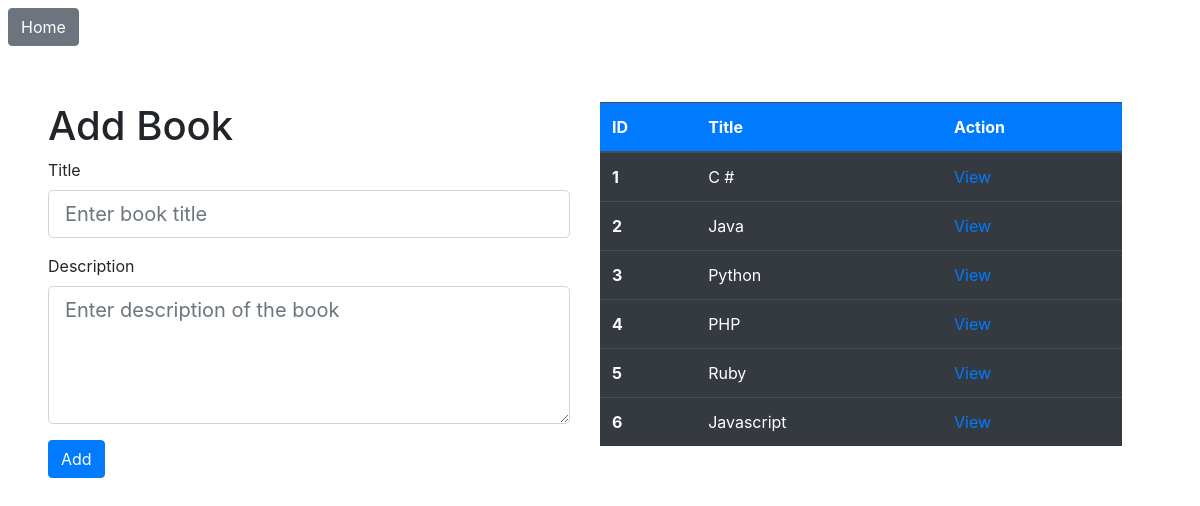
Before: /books with the older database file.
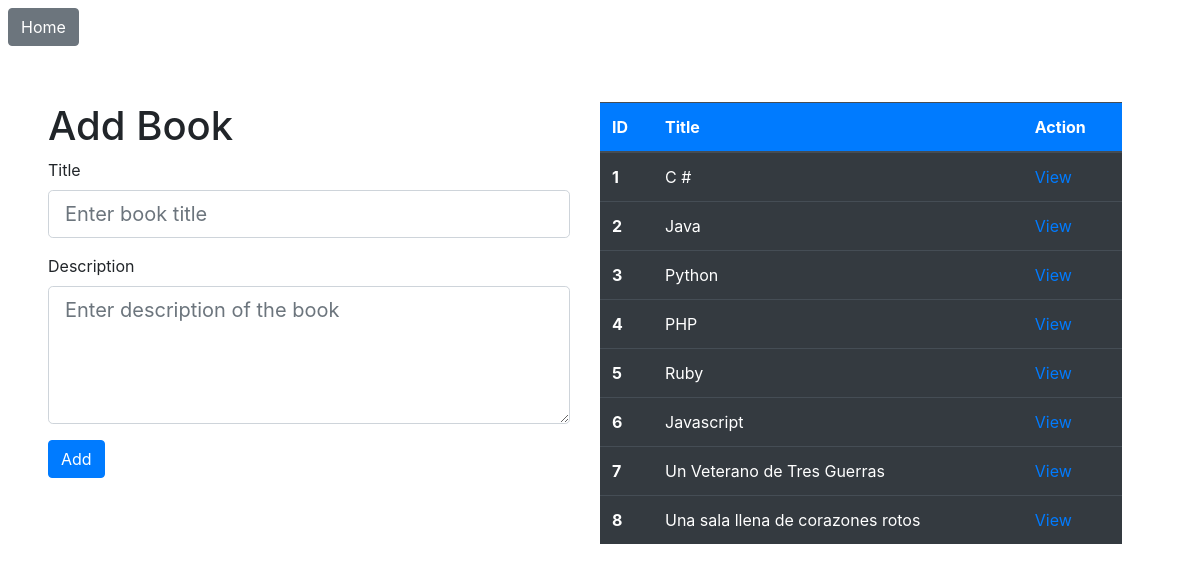
After: the same page with the newer database file.
### book_authors_app/models.py (models this page shows, shortened)
class Book(models.Model):
    title = models.CharField(max_length=255)
    desc = models.TextField()
    created_at = models.DateTimeField(auto_now_add=True)
    updated_at = models.DateTimeField(auto_now=True)

### book_authors_app/views.py (the view)
# urls.py: path('books', views.render_books),
def render_books(request):
    context = {
        "books": Book.objects.all().values(),
    }
    return render(request, "books.html", context)

### book_authors_app/templates/books.html (shortened to what this page needs)
<!DOCTYPE html>
<html lang="en">
<head>
    {% load bootstrap4 %}
    {% bootstrap_css %}
</head>
<body>
<a role="button" class="btn btn-secondary m-2" href="/">Home</a>
    <div class="container-fluid row p-5">
        <div class="container col-6">
            <h1>Add Book</h1>
            <form action="/new_book" method="POST">
                <div class="form-group">
                    <label for="title">Title</label>
                    <input class="form-control form-control-lg" name="title" type="text" placeholder="Enter book title" id="title">
                </div>
                <div class="form-group">
                    <label for="desc">Description</label>
                    <textarea class="form-control form-control-lg" name="desc" type="textarea" placeholder="Enter description of the book" id="desc" rows="4"></textarea>
                </div>
                <button type="submit" class="btn btn-primary mb-2">Add</button>
            </form>
        </div>
        <div class="container col-6">
            <table class="table table-hover table-dark">
              <thead class="bg-primary">
                <tr>
                  <th scope="col">ID</th>
                  <th scope="col">Title</th>
                  <th scope="col">Action</th>
                </tr>
              </thead>
              <tbody>
                {% for book in books %}
                <tr>
                  <th scope="row">{{ book.id }}</th>
                  <td>{{book.title}}</td>
                  <td><a href="books/{{ book.id }}">View</a></td>
                </tr>
                {% endfor %}
              </tbody>
            </table>
        </div>
    </div>
</body>
</html>

Changed rows visible on the page:
added Book: id "7", title "Un Veterano de Tres Guerras"
added Book: id "8", title "Una sala llena de corazones rotos"
